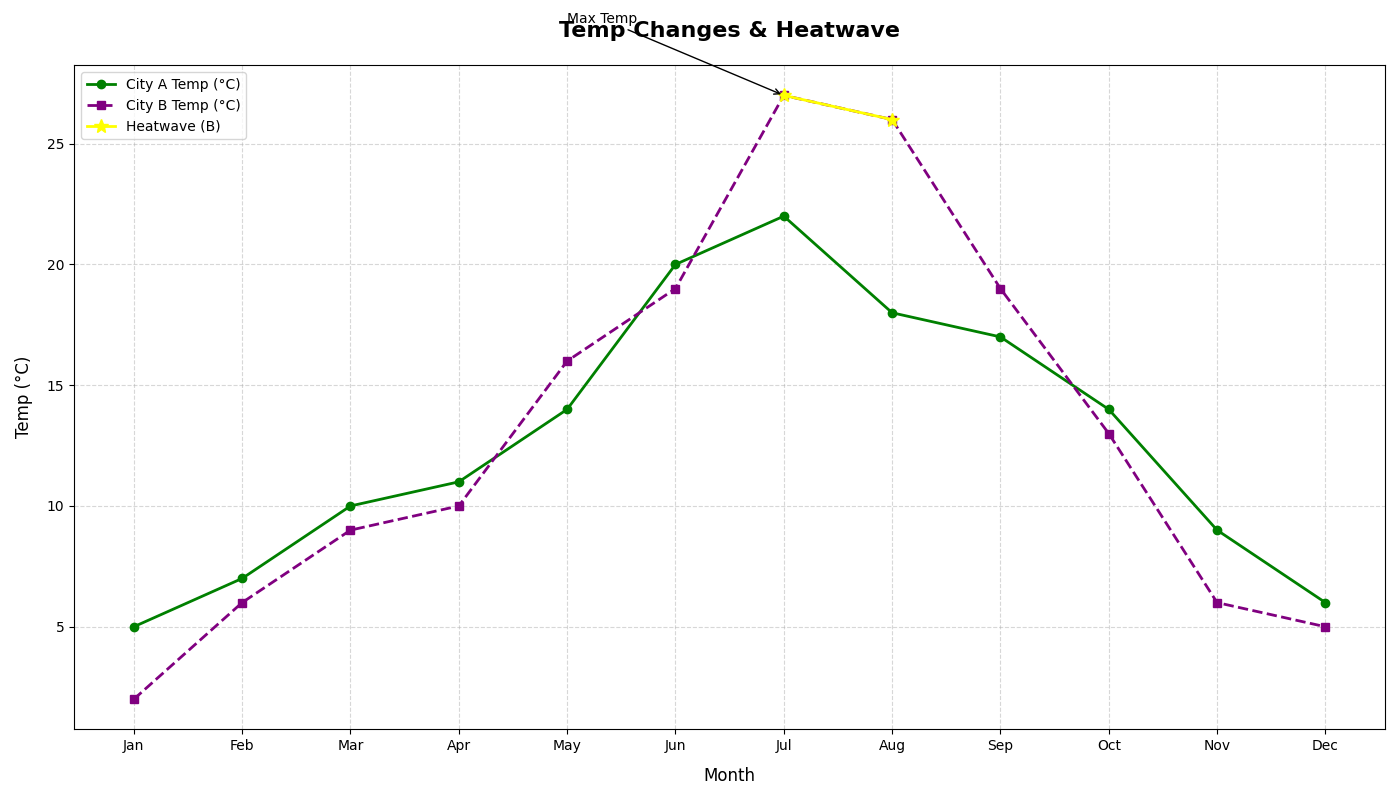

This figure's Python source:
import matplotlib.pyplot as plt
import numpy as np

months = np.array(['Jan', 'Feb', 'Mar', 'Apr', 'May', 'Jun', 'Jul', 'Aug', 'Sep', 'Oct', 'Nov', 'Dec'])

city_a_temperatures = np.array([5, 7, 10, 11, 14, 20, 22, 18, 17, 14, 9, 6])
city_b_temperatures = np.array([2, 6, 9, 10, 16, 19, 27, 26, 19, 13, 6, 5])

plt.figure(figsize=(14, 8))

plt.plot(months, city_a_temperatures, color='green', marker='o', linestyle='-', linewidth=2, markersize=6, label='City A Temp (°C)')

plt.plot(months, city_b_temperatures, color='purple', marker='s', linestyle='--', linewidth=2, markersize=6, label='City B Temp (°C)')

heatwave_months = np.array(['Jul', 'Aug'])
heatwave_temps = city_b_temperatures[6:8]
plt.plot(heatwave_months, heatwave_temps, color='yellow', marker='*', linestyle='-', linewidth=2, markersize=10, label='Heatwave (B)')

plt.annotate('Max Temp', xy=('Jul', 27), xytext=('May', 30),
             arrowprops=dict(facecolor='purple', arrowstyle='->'), fontsize=10)

plt.title('Temp Changes & Heatwave', fontsize=16, fontweight='bold', pad=20)
plt.xlabel('Month', fontsize=12, labelpad=10)
plt.ylabel('Temp (°C)', fontsize=12, labelpad=10)

plt.grid(True, linestyle='--', alpha=0.5)
plt.legend(loc='upper left', fontsize=10)
plt.tight_layout()

plt.show()
